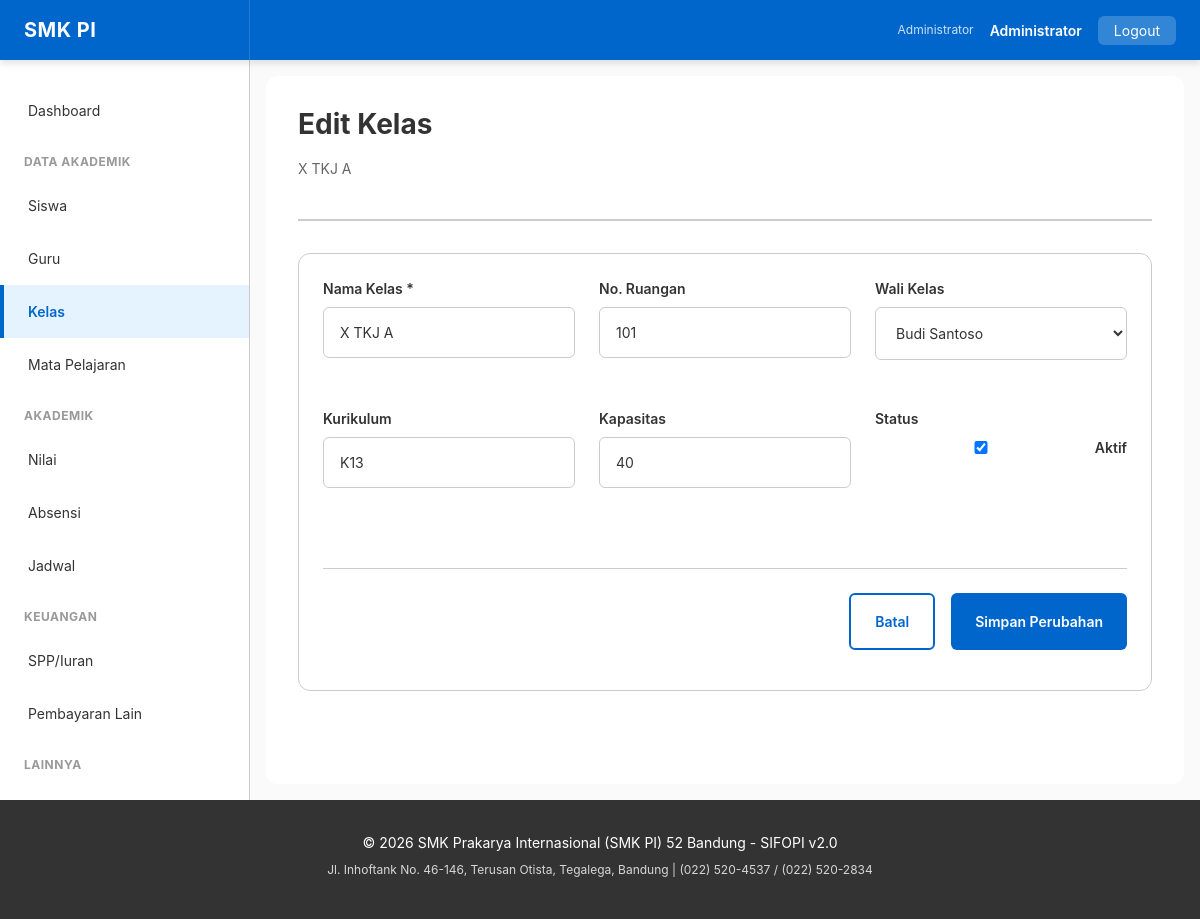
The app's page /kelas/edit?id=1 (signed in) with its own data.
### tables this page shows
CREATE TABLE kelas (
    id INT PRIMARY KEY AUTO_INCREMENT,
    nama_kelas VARCHAR(50) NOT NULL,
    no_ruangan VARCHAR(10),
    id_guru_wali INT,
    tahun_ajaran_id INT NOT NULL,
    kurikulum VARCHAR(100),
    capacity INT DEFAULT 40,
    is_active BOOLEAN DEFAULT true,
    created_at DATETIME DEFAULT CURRENT_TIMESTAMP,
    updated_at DATETIME DEFAULT CURRENT_TIMESTAMP ON UPDATE CURRENT_TIMESTAMP,
    FOREIGN KEY (id_guru_wali) REFERENCES guru(id),
    FOREIGN KEY (tahun_ajaran_id) REFERENCES tahun_ajaran(id),
    UNIQUE KEY unique_class (nama_kelas, tahun_ajaran_id),
    INDEX idx_guru_wali (id_guru_wali),
    INDEX idx_active (is_active)
);

CREATE TABLE guru (
    id INT PRIMARY KEY AUTO_INCREMENT,
    user_id INT NOT NULL UNIQUE,
    nip VARCHAR(20) UNIQUE,
    nama VARCHAR(100) NOT NULL,
    tgl_lahir DATE,
    jenis_kelamin ENUM('LAKI-LAKI', 'PEREMPUAN'),
    agama VARCHAR(20),
    alamat TEXT,
    no_telepon VARCHAR(20),
    email VARCHAR(100) UNIQUE,
    photo VARCHAR(255),
    tgl_masuk DATE,
    status ENUM('AKTIF', 'CUTI', 'RESIGN') DEFAULT 'AKTIF',
    golongan_darah VARCHAR(3),
    is_active BOOLEAN DEFAULT true,
    created_at DATETIME DEFAULT CURRENT_TIMESTAMP,
    updated_at DATETIME DEFAULT CURRENT_TIMESTAMP ON UPDATE CURRENT_TIMESTAMP,
    FOREIGN KEY (user_id) REFERENCES user(id) ON DELETE CASCADE,
    UNIQUE KEY unique_nip (nip),
    INDEX idx_nama (nama),
    INDEX idx_active (is_active)
);

### public/index.php (called while the page is built, shortened)
<?php
$configPath = dirname(__DIR__) . '/config';
require_once $configPath . '/database.php';
require_once $configPath . '/helpers.php';
class Router {
    private function render(string $viewPath, array $vars = []): void {
        extract($vars);
        $contentFile = dirname(__DIR__) . '/views/' . $viewPath . '.php';
        include $contentFile;
        include dirname(__DIR__) . '/views/layout/base.php';
    }
    private function db(): Database { return Database::getInstance(); }
    private function id(): int { return (int)($_GET['id'] ?? 0); }
    private function kelasEditForm(): void {
        $kelas = $this->db()->find('kelas', $this->id());
        $guru_list  = $this->db()->all('guru', 'status = ?', ['AKTIF']);
        $this->render('kelas/edit', compact('kelas', 'guru_list', 'tahun_list'));
    }
}
(new Router())->route();

### config/database.php (called while the page is built, shortened)
<?php
class Database {
    private static $instance = null;
    private $pdo;
    public static function getInstance(): self {
        if (self::$instance === null) {
            self::$instance = new self();
        }
        return self::$instance;
    }
    private function connect(): void {
        try {
            $host = $_ENV['DB_HOST'] ?? 'localhost';
            $port = $_ENV['DB_PORT'] ?? 3306;
            $dbname = $_ENV['DB_NAME'] ?? 'atol_akademik_smk_pi';
            $user = $_ENV['DB_USER'] ?? 'root';
            $password = $_ENV['DB_PASSWORD'] ?? '';
            $dsn = "mysql:host={$host};port={$port};dbname={$dbname};charset=utf8mb4";
            $this->pdo = new PDO(
                $dsn,
                $user,
                $password,
                [
                    PDO::ATTR_ERRMODE => PDO::ERRMODE_EXCEPTION,
                    PDO::ATTR_DEFAULT_FETCH_MODE => PDO::FETCH_ASSOC,
                    PDO::ATTR_EMULATE_PREPARES => false,
                ]
            );
        } catch (PDOException $e) {
            die('Database connection failed: ' . htmlspecialchars($e->getMessage()));
        }
    }
    public function query(string $sql, array $params = []): PDOStatement {
        try {
            $stmt = $this->pdo->prepare($sql);
            $stmt->execute($params);
            return $stmt;
        } catch (PDOException $e) {
            $this->lastError = $e->getMessage();
            if ($_ENV['APP_DEBUG'] ?? false) {
                error_log('SQL Error: ' . $e->getMessage() . "\nSQL: " . $sql);
            }
            throw new Exception('Database query failed. Please try again.');
        }
    }
    public function find(string $table, int $id, string $idColumn = 'id'): ?array {
        $sql = "SELECT * FROM {$table} WHERE {$idColumn} = ?";
        $stmt = $this->query($sql, [$id]);
        return $stmt->fetch() ?: null;
    }
    public function all(string $table, string $where = '', array $params = []): array {
        $sql = "SELECT * FROM {$table}";
        if ($where) {
            $sql .= " WHERE {$where}";
        }
        $stmt = $this->query($sql, $params);
        return $stmt->fetchAll();
    }
}

### config/helpers.php (called while the page is built, shortened)
<?php
if (function_exists('safe')) {
    return;
}
function safe(mixed $value): string {
    return htmlspecialchars((string)$value, ENT_QUOTES, 'UTF-8');
}

### views/kelas/edit.php (the view, shortened to what this page needs)
<div class="page-header">
    <h1 class="page-title">Edit Kelas</h1>
    <p class="page-subtitle"><?= safe($kelas['nama_kelas']) ?></p>
</div>
<div class="card">
    <div class="card-body">
        <form method="POST" action="/kelas/edit?id=<?= $kelas['id'] ?>" class="form-row">
            <div class="form-group">
                <label for="nama_kelas">Nama Kelas *</label>
                <input type="text" id="nama_kelas" name="nama_kelas" required value="<?= safe($kelas['nama_kelas']) ?>">
            </div>
            <div class="form-group">
                <label for="no_ruangan">No. Ruangan</label>
                <input type="text" id="no_ruangan" name="no_ruangan" value="<?= safe($kelas['no_ruangan'] ?? '') ?>">
            </div>
            <div class="form-group">
                <label for="id_guru_wali">Wali Kelas</label>
                <select id="id_guru_wali" name="id_guru_wali">
                    <?php foreach ($guru_list as $g): ?>
                        <option value="<?= $g['id'] ?>" <?= $g['id'] == $kelas['id_guru_wali'] ? 'selected' : '' ?>><?= safe($g['nama']) ?></option>
                    <?php endforeach; ?>
                </select>
            </div>
            <div class="form-group">
                <label for="kurikulum">Kurikulum</label>
                <input type="text" id="kurikulum" name="kurikulum" value="<?= safe($kelas['kurikulum'] ?? '') ?>">
            </div>
            <div class="form-group">
                <label for="capacity">Kapasitas</label>
                <input type="number" id="capacity" name="capacity" min="1" max="50" value="<?= safe($kelas['capacity'] ?? 40) ?>">
            </div>
            <div class="form-group">
                <label>Status</label>
                <label style="display:flex;align-items:center;gap:8px;cursor:pointer;">
                    <input type="checkbox" name="is_active" value="1" <?= $kelas['is_active'] ? 'checked' : '' ?>> Aktif
                </label>
            </div>
            <div class="form-actions" style="grid-column:1/-1;">
                <a href="/kelas" class="btn btn-outline">Batal</a>
                <button type="submit" class="btn btn-primary">Simpan Perubahan</button>
            </div>
        </form>
    </div>
</div>

### public/assets/css/theme.css (style rules this page uses)
.form-row { display: grid; grid-template-columns: repeat(auto-fit, minmax(250px, 1fr)); gap: var(--spacing-lg); }
.form-actions { display: flex; gap: var(--spacing-md); justify-content: flex-end; margin-top: var(--spacing-xl); border-top: 1px solid var(--color-border); padding-top: var(--spacing-lg); }

### public/assets/css/variables.css (style rules this page uses)
:root { --color-primary: #0066CC; --color-primary-dark: #0052A3; --color-primary-light: #E5F2FF; --color-secondary: #FF6B35; --color-secondary-dark: #E55A28; --color-secondary-light: #FFE5D5; --color-success: #00AA44; --color-success-dark: #008833; --color-success-light: #E5F5EB; --color-warning: #FFAA00; --color-warning-dark: #CC8800; --color-warning-light: #FFF5E5; --color-error: #CC0000; --color-error-dark: #AA0000; --color-error-light: #FFE5E5; --color-info: #0066CC; --color-info-light: #E5F2FF; --color-dark-text: #333333; --color-light-bg: #EEEEEE; --color-border: #CCCCCC; --color-white: #FFFFFF; --color-black: #000000; --color-gray-50: #FAFAFA; --color-gray-100: #F5F5F5; --color-gray-200: #EEEEEE; --color-gray-300: #DDDDDD; --color-gray-400: #CCCCCC; --color-gray-500: #999999; --color-gray-600: #666666; --color-gray-700: #444444; --color-gray-800: #333333; --color-gray-900: #1A1A1A; --font-family: -apple-system, BlinkMacSystemFont, 'Segoe UI', 'Roboto', 'Oxygen', 'Ubuntu', 'Cantarell', sans-serif; --font-mono: 'Courier New', 'Courier', monospace; --font-size-base: 16px; --font-size-xs: 12px; --font-size-sm: 14px; --font-size-lg: 18px; --font-size-xl: 20px; --font-size-2xl: 24px; --font-size-3xl: 28px; --font-size-4xl: 32px; --font-weight-light: 300; --font-weight-normal: 400; --font-weight-medium: 500; --font-weight-semibold: 600; --font-weight-bold: 700; --line-height-tight: 1.2; --line-height-normal: 1.5; --line-height-relaxed: 1.75; --spacing-xs: 4px; --spacing-sm: 8px; --spacing-md: 16px; --spacing-lg: 24px; --spacing-xl: 32px; --spacing-2xl: 40px; --spacing-3xl: 48px; --radius-sm: 4px; --radius-md: 6px; --radius-lg: 12px; --radius-xl: 16px; --radius-full: 9999px; --shadow-sm: 0 1px 2px rgba(0, 0, 0, 0.05); --shadow-md: 0 4px 6px rgba(0, 0, 0, 0.1); --shadow-lg: 0 10px 20px rgba(0, 0, 0, 0.15); --shadow-xl: 0 20px 40px rgba(0, 0, 0, 0.2); --transition-fast: 150ms ease-in-out; --transition-normal: 300ms ease-in-out; --transition-slow: 500ms ease-in-out; --z-dropdown: 1000; --z-modal: 2000; --z-tooltip: 3000; --breakpoint-sm: 640px; --breakpoint-md: 1024px; --breakpoint-lg: 1280px; --navbar-height: 60px; --sidebar-width: 250px; --max-container-width: 1400px; }
@media (prefers-color-scheme: light) { :root { --bg-primary: #FFFFFF; --bg-secondary: #F5F5F5; --text-primary: #333333; --text-secondary: #666666; } }

### public/assets/css/layout.css (style rules this page uses)
.page-header { margin-bottom: var(--spacing-xl); border-bottom: 2px solid var(--color-border); padding-bottom: var(--spacing-lg); }
.page-title { font-size: var(--font-size-3xl); margin-bottom: var(--spacing-md); }
.page-subtitle { color: var(--color-gray-600); font-size: var(--font-size-sm); }

### public/assets/css/components.css (style rules this page uses)
.btn { display: inline-flex; align-items: center; justify-content: center; padding: var(--spacing-md) var(--spacing-lg); border-radius: var(--radius-md); font-size: var(--font-size-sm); font-weight: var(--font-weight-semibold); cursor: pointer; transition: all var(--transition-fast); border: none; text-decoration: none; white-space: nowrap; }
.btn-primary { background: var(--color-primary); color: white; }
.btn-outline { background: transparent; border: 2px solid var(--color-primary); color: var(--color-primary); }
.form-group { margin-bottom: var(--spacing-lg); }
.form-group label { display: block; margin-bottom: var(--spacing-sm); font-weight: var(--font-weight-semibold); font-size: var(--font-size-sm); }
.form-group input, .form-group textarea, .form-group select { width: 100%; padding: var(--spacing-md); border: 1px solid var(--color-border); border-radius: var(--radius-md); font-size: var(--font-size-sm); transition: border-color var(--transition-fast); }
.card { background: white; border-radius: var(--radius-lg); border: 1px solid var(--color-border); padding: var(--spacing-lg); margin-bottom: var(--spacing-lg); transition: box-shadow var(--transition-fast); }
.card-body { margin-bottom: var(--spacing-md); }

### records on screen
kelas: nama_kelas "X TKJ A", no_ruangan "101", id_guru_wali "Budi Santoso", kurikulum "K13", capacity "40", is_active "☑"

### other values on screen
safe($_SESSION['user']['fullname']) "Administrator"
safe(SCHOOL_NAME) "SMK Prakarya Internasional (SMK PI) 52 Bandung"
safe(SCHOOL_ADDRESS) "Jl. Inhoftank No. 46-146, Terusan Otista, Tegalega, Bandung"
safe(SCHOOL_PHONE) "(022) 520-4537 / (022) 520-2834"
